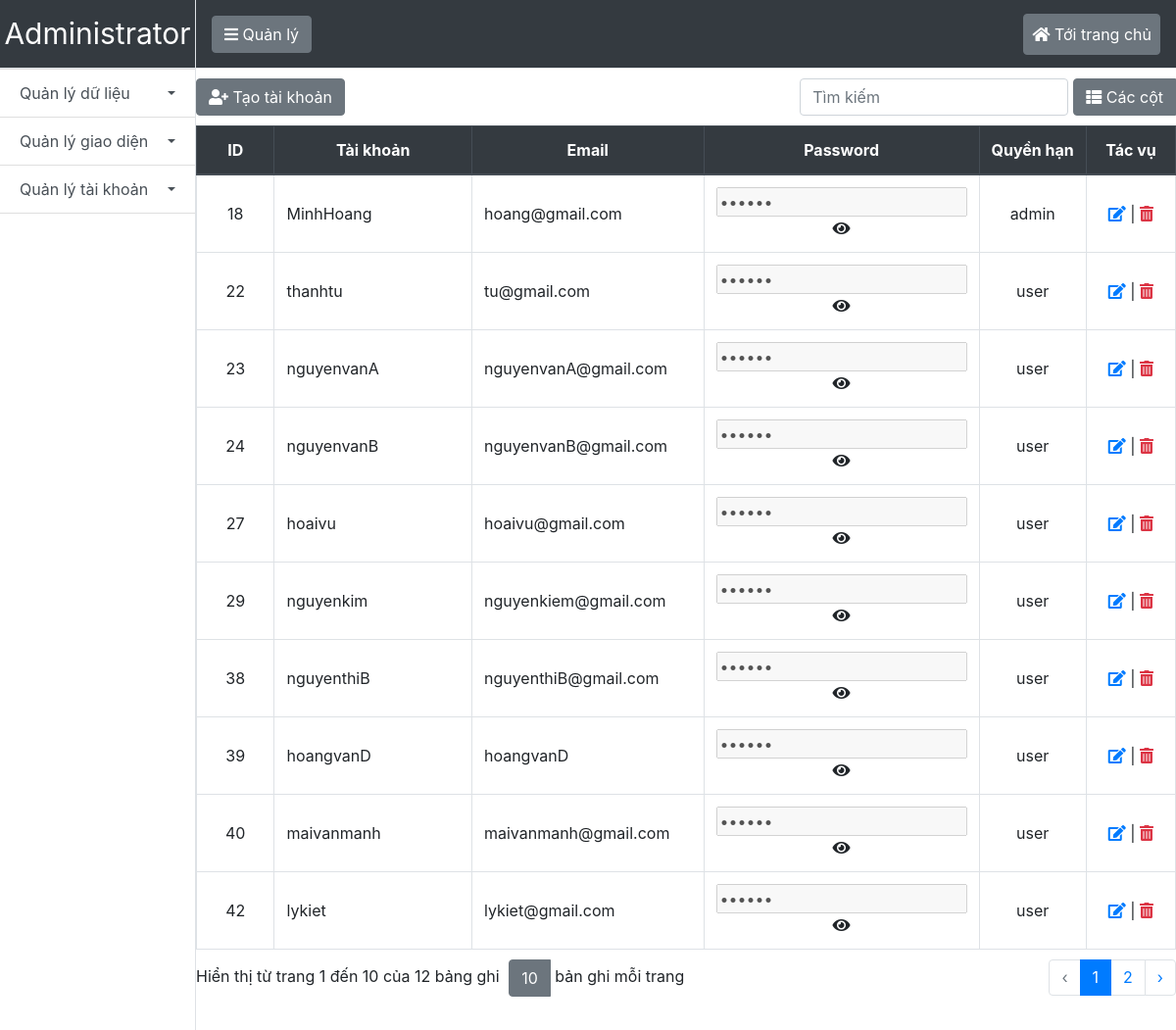
The app's page /admin/index.php?menu=userdata (signed in) with its own data.
### tables this page shows
CREATE TABLE `account` (
  `id` int(11) NOT NULL,
  `fullname` varchar(1024) NOT NULL DEFAULT '',
  `username` varchar(100) NOT NULL,
  `password` varchar(100) NOT NULL,
  `email` varchar(100) NOT NULL,
  `user_type` varchar(20) NOT NULL,
  `avatar` varchar(255) NOT NULL DEFAULT 'guestAvatar.jpeg'
);

### admin/system/database.php (called while the page is built, shortened)
<?php
    require_once("connect.php");
function GetAllUser() {
    global $conn;
    $sql = "SELECT * FROM account";
    $result = mysqli_query($conn,$sql);
    return $result;
}
?>

### admin/userdata.php (the view, shortened to what this page needs)
<?php
    require_once("system/database.php");
?>
<div class="container">
    <div class="row">
        <div class="table-responsive">
            <div id="toolbar">
                <div class="form-inline" role="form">
                    <div class="form-group">
                            <a href="index.php?menu=createprofile"><button class="btn btn-secondary"><i class="fa fa-user-plus"></i> Tạo tài khoản</button></a>
                    </div>
                </div>
            </div>
            <table
                data-classes="table table-bordered table-hover"
                data-toggle="table"
                data-locale="vi-VN"
                data-search="true"
                data-show-columns = "true"
                data-button-icon = "true"
                data-show-button-text="true"
                data-pagination = "true"
                data-show-extended-pagination="true"
                data-pagination-loop="false"
                data-page-list = "[10, 25, 50, 100, All]"
                data-toolbar="#toolbar"
                data-query-params="queryParams"
                data-response-handler="responseHandler"
            >
                <thead class="thead-dark">
                    <tr>
                        <th class="text-center" data-field="id" data-width="100">ID</th>
                        <th class="text-center" data-field="username" data-width="250">Tài khoản</th>
                        <th class="text-center" data-field="email" data-width="250">Email</th>
                        <th class="text-center" data-field="password" data-width="200">Password</th>
                        <th class="text-center" data-field="user_type" data-width="100">Quyền hạn</th>
                        <th class="text-center" data-field="action" data-width="100">Tác vụ</th>
                    </tr>
                </thead>
                <tbody>
                <?php
                $result = GetAllUser();
                while ($user = mysqli_fetch_assoc($result)) { ?>
                    <tr>
                        <td class="text-center"><?php echo $user["id"]?></td>
                        <td class="text-left"><?php echo $user["username"]?></td>
                        <td class="text-left"><?php echo $user["email"]?></td>
                        <td>
                            <input class="passwordShow text-left" type="password" value="<?php echo $user["password"]?>" id="password<?php echo $user["id"]?>" disabled>
                            <i class="showPasswordBtn fas fa-eye"></i>
                        </td>
                        <td class="text-center"><?php echo $user["user_type"]?></td>
                        <td class="text-center"><a href="index.php?menu=editprofile&username=<?php echo $user["username"]?>"><i class="fas fa-edit"></i></a> | <a href="system/account.php?deleteAccount=<?php echo $user["id"]?>"><i class="fas fa-trash-alt text-danger"></i></a></td>
                    </tr>
                <?php
                }
                ?>
                </tbody>
            </table>
        </div>
    </div>
</div>

### admin/index.php (shortened to what this page needs)
<!doctype html>
<html lang="en">
<head>
    <link href="../vendor/bootstrap/css/bootstrap.css" rel="stylesheet">
    <link href="../vendor/bootstrap-table/dist/bootstrap-table.css" rel="stylesheet">
    <link href="../vendor/fontawesome/css/all.css" rel="stylesheet">
    <link href="../css/dashboard.css" rel="stylesheet">
</head>
<body>
    <div class="wrapper">
        <nav id="sidebar" class="border-right">
            <div class="sidebar-header border-bottom bg-dark" id="sidebar-header">
                <a href="index.php" class="text-decoration-none text-white">Administrator</a>
            </div>
            <ul class="list-group list-group-flush">
                <li class="active">
                    <a href="#dataSubMenu" data-toggle="collapse" aria-expanded="false" class="dropdown-toggle list-group-item list-group-item-action">Quản lý dữ liệu</a>
                </li>
                <li class="active">
                    <a href="#uiSubMenu" data-toggle="collapse" aria-expanded="false" class="dropdown-toggle list-group-item list-group-item-action">Quản lý giao diện</a>
                </li>
                <li class="active">
                    <a href="#userSubMenu" data-toggle="collapse" aria-expanded="false" class="dropdown-toggle list-group-item list-group-item-action">Quản lý tài khoản</a>
                </li>
            </ul>
        </nav>
        <div id="content">
            <nav class="navbar navbar-expand-lg navbar-light border-bottom bg-dark" id="navbar">
                <div class="conainer-fluid">
                    <button id="sidebarCollapse" class="btn btn-secondary"><i class="fas fa-bars"></i> Quản lý</button>
                </div>
                <ul class="navbar-nav ml-auto">
                    <li class="nav-item">
                        <a class="nav-link btn btn-secondary text-white" href="../index.php"><i class="fas fa-home"></i> Tới trang chủ</a>
                    </li>
                </ul>
            </nav>
            <div id="data">
                <?php
                if (isset($_GET["menu"])) {
                    switch ($_GET["menu"]) {
                        case "userdata":
                            require_once("userdata.php");
                            break;
                    }
                }
                ?>
                <br>
            </div>
        </div>
    </div>
</body>
</html>

### css/dashboard.css (style rules this page uses)
.wrapper { display: flex; align-items: stretch; }
#sidebar { min-width: 200px; max-width: 200px; min-height: 100vh; }
a[data-toggle="collapse"] { position: relative; }
.dropdown-toggle::after { display: block; position: absolute; top: 50%; right: 20px; transform: translateY(-50%); }
#content { width: 100%; }
#sidebar-header { font-size: 30px; display: flex; justify-content: center; align-items: center; }
#sidebar-header, #navbar { height: 70px; }

### records on screen
account: id "18", username "MinhHoang", email "hoang@gmail.com", user_type "admin"
account: id "22", username "thanhtu", email "tu@gmail.com", user_type "user"
account: id "23", username "nguyenvanA", email "nguyenvanA@gmail.com", user_type "user"
account: id "24", username "nguyenvanB", email "nguyenvanB@gmail.com", user_type "user"
account: id "27", username "hoaivu", email "hoaivu@gmail.com", user_type "user"
account: id "29", username "nguyenkim", email "nguyenkiem@gmail.com", user_type "user"
account: id "38", username "nguyenthiB", email "nguyenthiB@gmail.com", user_type "user"
account: id "39", username "hoangvanD", email "hoangvanD", user_type "user"
account: id "40", username "maivanmanh", email "maivanmanh@gmail.com", user_type "user"
account: id "42", username "lykiet", email "lykiet@gmail.com", user_type "user"
